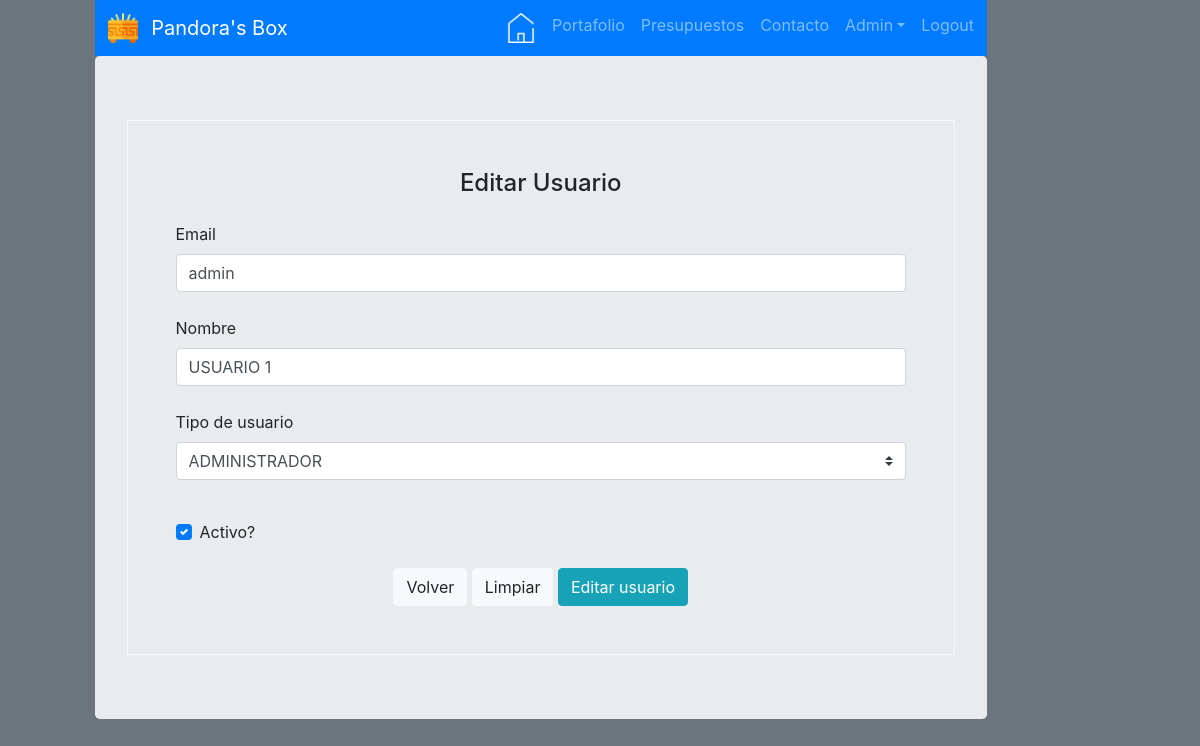
The page /users-form.php?id=1 (signed in) on the database its author committed.
### tables this page shows
CREATE TABLE `usuarios` (
  `id` int(11) NOT NULL,
  `nombre` varchar(100) NOT NULL,
  `usuario` varchar(50) NOT NULL,
  `password` varchar(100) NOT NULL,
  `tipo_usuario` varchar(50) NOT NULL,
  `status` tinyint(4) NOT NULL
);

### users-form.php (the view, shortened to what this page needs)
<?php include_once './header.php'; ?>
<?php require_once('./backend/conexion.php'); ?>
<?php
$id = (isset($_REQUEST["id"])) ? $_REQUEST["id"] : null;
$nombre = '';
$usuario = '';
$tipo_usuario = '';
if (!empty($id)) {
    $id = mysqli_real_escape_string($link, (strip_tags($id, ENT_QUOTES)));
    $sql = "select * from usuarios WHERE id = $id";
    $sql = mysqli_query($link, $sql);
    if (mysqli_num_rows($sql) == 0) {
        echo "<script type=\"text/javascript\">window.location.replace(\"./index.php\")</script>";
        die();
    } else {
        $row = mysqli_fetch_assoc($sql);
        $nombre = $row['nombre'];
        $usuario = $row['usuario'];
        $tipo_usuario = $row['tipo_usuario'];
    }
}
?>
<div id="users-admin-add" class="jumbotron">
    <form class="border border-light p-5" id="users-admin-form" action="users-save.php" method="POST">
        <p class="h4 mb-4 text-center"><?= (empty($id)) ? 'Nuevo' : 'Editar' ?> Usuario</p>
        <div class="form-group">
            <label for="users-email">Email</label>
            <input type="text" id="users-email" name="email" class="form-control mb-4"
                   placeholder="jlopez@gmail.com" value="<?= $usuario ?>" required/>
        </div>
        <div class="form-group">
            <label for="user-name">Nombre</label>
            <input type="text" id="user-name" name="name" class="form-control mb-4"
                   placeholder="Juan Lopez" value="<?= $nombre ?>" required/>
        </div>
        <div class="form-group">
            <label for="users-type">Tipo de usuario</label>
            <select id="users-type" name="type" required
                    class="browser-default custom-select mb-4 chosen-select">
                <?php
                $array = ["ADMINISTRADOR", "NORMAL"];
                foreach ($array as $valor) {
                    $selected = strpos(strtolower($tipo_usuario), strtolower($valor)) !== false; ?>
                    <option value="<?= $valor ?>"<?= $selected ? 'selected="selected"' : '' ?>><?= $valor ?></option>
                <?php } ?>
            </select>
        </div>
        <div class="custom-control custom-checkbox mb-4">
            <label class="custom-control-label" for="user-status">Activo?</label>
        </div>
        <div class="text-center">
            <a class="btn btn-light" href="./users-list.php">Volver</a>
            <button class="btn btn-light" type="reset">Limpiar</button>
            <button class="btn btn-info" type="submit" name="submit" id="user-submit">
                <?= (empty($id)) ? 'Crear' : 'Editar' ?> usuario
            </button>
        </div>
    </form>
</div>
<?php include_once './footer.php'; ?>

### estilos.css (style rules this page uses)
html, body { height: 100%; margin: 0; padding: 0; }

### rows shown on the page
usuarios: email "admin", name "USUARIO 1", type "ADMINISTRADOR"
